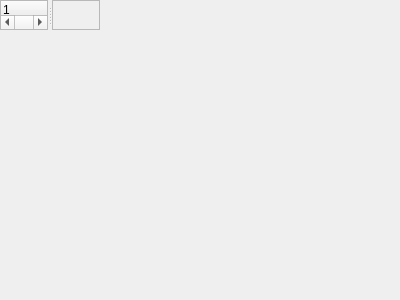
<?xml version="1.0" encoding="UTF-8"?>
<ui version="4.0">
 <class>MainWindow</class>
 <widget class="QMainWindow" name="MainWindow">
  <property name="geometry">
   <rect>
    <x>0</x>
    <y>0</y>
    <width>400</width>
    <height>300</height>
   </rect>
  </property>
  <property name="windowTitle">
   <string>KBucket</string>
  </property>
  <widget class="QSplitter" name="centralWidget">
   <property name="orientation">
    <enum>Qt::Horizontal</enum>
   </property>
   <widget class="QTreeWidget" name="treeWidget">
    <property name="alternatingRowColors">
     <bool>true</bool>
    </property>
    <property name="rootIsDecorated">
     <bool>false</bool>
    </property>
    <property name="uniformRowHeights">
     <bool>true</bool>
    </property>
    <property name="itemsExpandable">
     <bool>false</bool>
    </property>
    <property name="sortingEnabled">
     <bool>true</bool>
    </property>
    <property name="allColumnsShowFocus">
     <bool>true</bool>
    </property>
    <property name="expandsOnDoubleClick">
     <bool>false</bool>
    </property>
   </widget>
   <widget class="QScrollArea" name="scrollArea">
    <property name="widgetResizable">
     <bool>true</bool>
    </property>
    <widget class="QWidget" name="scrollAreaWidgetContents">
     <property name="geometry">
      <rect>
       <x>0</x>
       <y>0</y>
       <width>71</width>
       <height>235</height>
      </rect>
     </property>
    </widget>
   </widget>
  </widget>
 </widget>
 <layoutdefault spacing="6" margin="11"/>
 <resources/>
 <connections/>
</ui>
